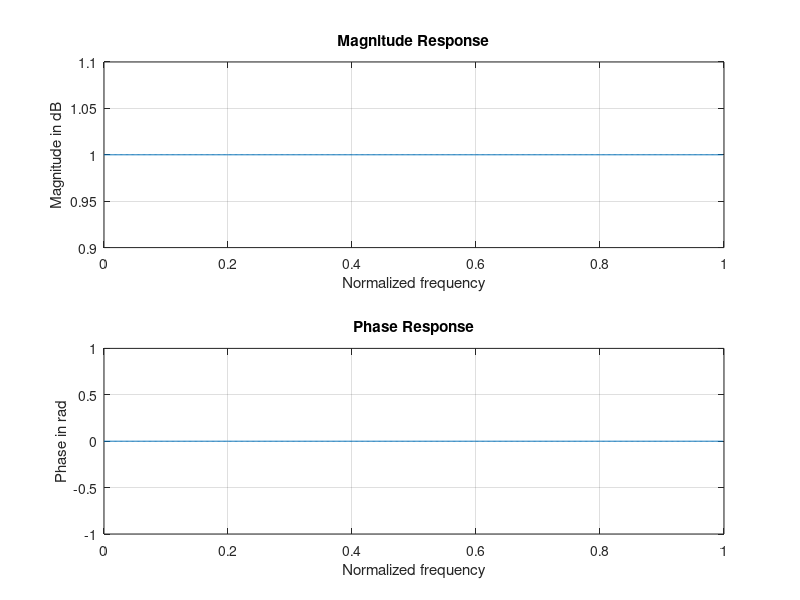

Here is the MATLAB script that generated this plot:
%Find out the magnitude response and phase response for any particular difference equation
%y(n) - 1/6 y(n - 1) - 1/6y(n - 2) = x(n) 

clc;
clear all;
close all;

b = input('Enter the coefficients of the numerator of the T.F.:');
a = input('Enter the coefficients of the denominator of the T.F.:');

[h, w] = freqz(b, a);				%split func. into freq response function
subplot(2, 1, 1);
plot(w/pi, abs(h));
grid;		%switch on the grid lines
xlabel('Normalized frequency');
ylabel('Magnitude in dB');
title('Magnitude Response');

subplot(2, 1, 2);
plot(w/pi, angle(h));
grid;
xlabel('Normalized frequency');
ylabel('Phase in rad');
title('Phase Response');